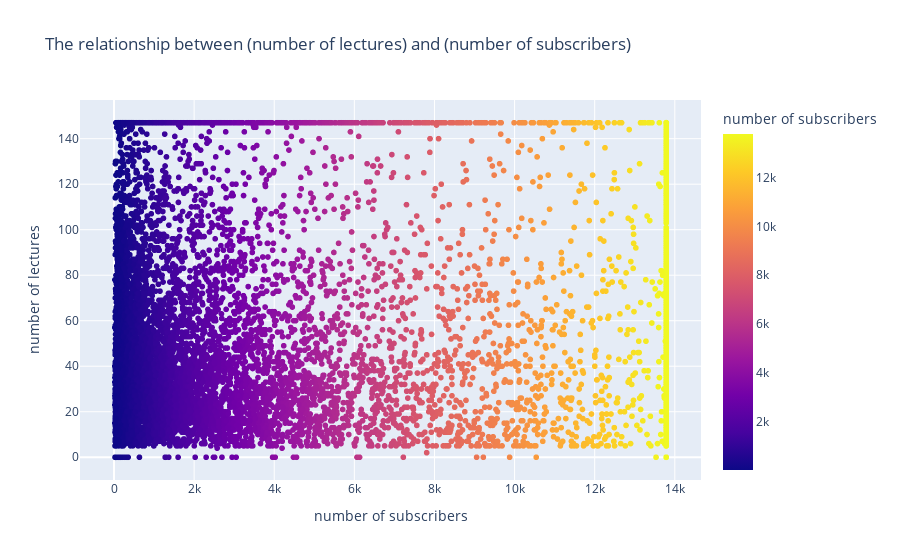

The notebook cell this image was saved under:
### Markdown cell above
### Question 2:
is the number of lectures make difference?

### Code cell
px.scatter(categorized_courses, x='num_subscribers', y='num_lectures', color='num_subscribers',
          labels={'num_subscribers': 'number of subscribers', 'num_lectures': 'number of lectures'},
          title="The relationship between (number of lectures) and (number of subscribers)")

### Figure 1 — Plotly figure (JSON) as saved in the notebook; plotly's stock layout.template omitted (floating-point values rounded to 4 significant figures; data arrays with more than 128 entries replaced by an {"elided": "..."} marker saying what was removed)
{"data": [{"hovertemplate": "number of subscribers=%{marker.color}<br>number of lectures=%{y}<extra></extra>", "legendgroup": "", "marker": {"color": {"elided": "9932 int values"}, "coloraxis": "coloraxis", "symbol": "circle"}, "mode": "markers", "name": "", "showlegend": false, "type": "scattergl", "x": {"elided": "9932 int values"}, "xaxis": "x", "y": {"elided": "9932 int values"}, "yaxis": "y"}], "layout": {"coloraxis": {"colorbar": {"title": {"text": "number of subscribers"}}, "colorscale": [[0, "#0d0887"], [0.1111, "#46039f"], [0.2222, "#7201a8"], [0.3333, "#9c179e"], [0.4444, "#bd3786"], [0.5556, "#d8576b"], [0.6667, "#ed7953"], [0.7778, "#fb9f3a"], [0.8889, "#fdca26"], [1, "#f0f921"]]}, "legend": {"tracegroupgap": 0}, "title": {"text": "The relationship between (number of lectures) and (number of subscribers)"}, "xaxis": {"anchor": "y", "domain": [0, 1], "title": {"text": "number of subscribers"}}, "yaxis": {"anchor": "x", "domain": [0, 1], "title": {"text": "number of lectures"}}}}
